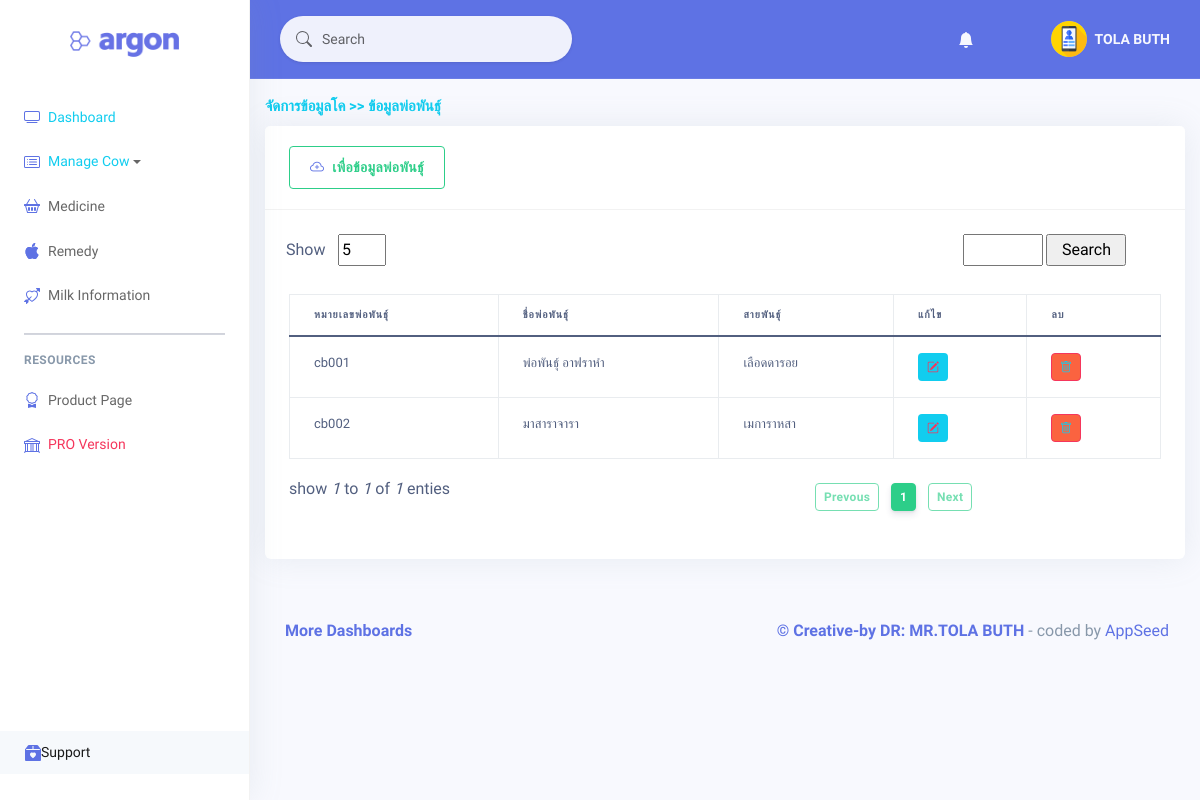
The page /cow_breeder (signed in) on the database its author committed.
### dairy/models.py (models this page shows, shortened)
class User(db.Model, UserMixin):
    id = db.Column(db.Integer(), primary_key=True)
    username = db.Column(db.String(50), nullable=False)
    email = db.Column(db.String(20), nullable=False)
    password = db.Column(db.String(11), nullable=False)
    user_type = db.Column(db.String(20), nullable=False)
    firstname = db.Column(db.String(30),nullable=False)
    lastname = db.Column(db.String(30), nullable=False)
    farmname = db.Column(db.String(20), nullable=False)
    address = db.Column(db.String(20),nullable=False)
    mobilenum = db.Column(db.String(20), nullable=False)
    user_img = db.Column(db.String(20), default="default.png")
    cows = db.relationship('Cow', backref="user", lazy='dynamic')
    breeds = db.relationship("Breeder", backref = "user", lazy = 'dynamic')
    hbreeds = db.relationship("HBreed", backref = "user", lazy = 'dynamic')
    reds = db.relationship("Remedy", backref="user", lazy= 'dynamic')
    milks = db.relationship("Milk", backref="user", lazy='dynamic')

class Breeder(db.Model):
    id = db.Column(db.Integer(), primary_key=True)
    cb_number = db.Column(db.String(20), nullable=False)
    cb_name = db.Column(db.String(100), nullable=False)
    cb_breed = db.Column(db.String(20), nullable=False)
    user_id = db.Column(db.Integer(), db.ForeignKey('user.id'))
    cows = db.relationship('Cow', backref="breeder", lazy='dynamic')
    hbreeds = db.relationship("HBreed", backref="breeder", lazy="dynamic")

### dairy/routes.py (the view)
@app.route("/cow_breeder",methods = ["POST", "GET"])
def cow_breeder():
    formsearch = searchForm()
    formshow = show()
    if formsearch.search.data:
        page = request.args.get('page', 1, type=int)
        user = User.query.get(current_user.id)
        breeds = Breeder.query.filter(Breeder.user_id == user.id)
        if formsearch.search.data != "":
             breed = breeds.filter(Breeder.cb_name.like('%' + formsearch.search.data + '%'))
        breed = breed.paginate(page = page, per_page = 5)
    else:
        if formshow.show.data != 5:
            page = request.args.get('page', 1, type=int)
            user = User.query.get(current_user.id)
            breeds = Breeder.query.filter(Breeder.user_id == user.id)
            if user:
                breed = breeds.paginate(page = page, per_page = formshow.show.data)
            else:
                None
        else:
            page = request.args.get('page', 1, type=int)
            user = User.query.get(current_user.id)
            breeds = Breeder.query.filter(Breeder.user_id == user.id)
            if user:
                breed = breeds.paginate(page = page, per_page = 5)
            else:
                None
    return render_template("manageCow/breeder/cow_breeder.html",title="Cow Breeder",
                           formsearch = formsearch,formshow = formshow,breeds = breed)

### dairy/cow/forms.py
class searchForm(FlaskForm):
    search = StringField("Search")
    submit = SubmitField("Search")

class show(FlaskForm):
    show = IntegerField("Show" ,validators=[DataRequired()],default="5")
    submit = SubmitField('Item')

### dairy/models.py (called while the page is built)
@login_manager.user_loader
def load_user(user_id):
    return User.query.get(int(user_id))

### dairy/templates/manageCow/breeder/cow_breeder.html (shortened to what this page needs)
{% extends 'layout.html' %}
{% block content %}
    <div class="container mt-3">
        <h4 class="text-info"><a href=""> จัดการข้อมูลโค </a> >>  ข้อมูลพ่อพันธุ์ </a>  </h4>
        <div class="card">
            <div class="card-header">
                <a href="{{url_for("add_breed")}}" class="btn btn-outline-success"><i class="bi bi-cloud-plus text-primary mr-2"></i>เพื่อข้อมูลพ่อพันธุ์</a>
            </div>
            <div class="card-body">
                <div class="row">
                    <div class="col-9 justify-content-start">
                     <div class="row justify-content-start">
                      <form action="" method="post">
                        {{formshow.show.label(style="width: 3rem; height: 2rem;")}}
                        {{formshow.show(style="width: 3rem; height: 2rem;")}}
                      </form>
                     </div>
                    </div>
                    <div class="col-3 ">
                      <div class="row justify-content-end">
                        <form action="" method ="post" class="justify-content-end">
                            {{formsearch.search(style="width: 5rem; height: 2rem;")}}
                            {{formsearch.submit(style="width: 5rem; height: 2rem;")}}
                        </form>
                      </div>
                    </div>
            </div>
            <table class="table table-bordered mt-3">
                <thead>
                  <tr>
                    <th>หมายเลขพ่อพันธุ์</th>
                    <th>ชื่อพ่อพันธุ์</th>
                    <th>สายพันธุ์</th>
                    <th>แก้ไข</th>
                    <th>ลบ</th>
                  </tr>
                </thead>
                <tbody>
                    {% if breeds.items %}
                    {% for breed in breeds.items %}
                    <tr>
                        <td>{{breed.cb_number}}</td>
                        <td>{{breed.cb_name}}</td>
                        <td>{{breed.cb_breed}}</td>
                        <td>
                            <a href="{{url_for("updateBreed", id = breed.id)}}" class="btn btn-outline btn-sm  bg-info"><i class="bi bi-pencil-square text-danger"></i></a>
                        </td>
                        <td>
                            <a href="{{url_for("deleteBreed", id = breed.id)}}" class="btn btn-outline-danger btn-sm  bg-warning"><i class="bi bi-trash text-info"></i></a>
                        </td>
                    </tr>
                    {% endfor %}
                    {% else %}
                        <tr>
                            <td colspan="8" class="text-danger text-center">No Data</td>
                        </tr>
                    {% endif %}
                </tbody>
            </table>
            <div class="row">
                <div class="col-lg-7  mt-3">
                  <p>show <i>{{breeds.page}}</i> to <i>{{breeds.pages}}</i> of <i>{{breeds.pages}}</i> enties
                </div>
                <div class="col-lg-5 justify-content-end">
                  <a href="{{url_for("cow_breeder", page=breeds.prev_num)}}" class="btn btn-outline-success mb-4 btn-sm mt-4
                  {% if breeds.page == 1 %}disabled{% endif %}
                  ">
                  Prevous
                </a>
               {% for page_num  in breeds.iter_pages(left_edge=1, right_edge=1, left_current=1, right_current=2) %}
               {% if page_num %}
                  {% if breeds.page == page_num %}
                     <a href="{{url_for("cow_breeder", page = page_num)}}" class="btn btn-success mt-4 mb-4 btn-sm">{{page_num}}</a>
                  {% else %}
                    <a href="{{url_for("cow_breeder", page = page_num)}}" class="btn btn-outline-success mt-4 mb-4 btn-sm">{{page_num}}</a>
                  {% endif %}
               {% else %}
               ...
               {% endif %}
               {% endfor %}
                <a href="{{url_for("cow_breeder", page=breeds.next_num)}}" class="btn btn-outline-success mb-4 btn-sm mt-4
                {% if breeds.page == breeds.pages %}disabled{% endif %} ">
                Next
              </a>
                </div>
               </div>
        </div>
    </div>
{% endblock %}

### dairy/templates/navigation.html (shortened to what this page needs)
<nav class="navbar navbar-top navbar-expand navbar-dark bg-primary border-bottom">
  <div class="container-fluid">
    <div class="collapse navbar-collapse" id="navbarSupportedContent">
      <form class="navbar-search navbar-search-light form-inline mr-sm-3" id="navbar-search-main">
        <div class="form-group mb-0">
          <div class="input-group input-group-alternative input-group-merge">
            <div class="input-group-prepend">
              <span class="input-group-text"></i></span>
            </div>
            <input class="form-control" placeholder="Search" type="text">
          </div>
        </div>
      </form>
      <ul class="navbar-nav align-items-center  ml-md-auto ">
        <li class="nav-item dropdown">
          <a class="nav-link" href="#" role="button" data-toggle="dropdown" aria-haspopup="true" aria-expanded="false">
            <svg xmlns="http://www.w3.org/2000/svg" width="16" height="16" fill="currentColor" class="bi bi-bell-fill" viewBox="0 0 16 16">
              <path d="M8 16a2 2 0 0 0 2-2H6a2 2 0 0 0 2 2zm.995-14.901a1 1 0 1 0-1.99 0A5.002 5.002 0 0 0 3 6c0 1.098-.5 6-2 7h14c-1.5-1-2-5.902-2-7 0-2.42-1.72-4.44-4.005-4.901z"/>
            </svg>
          </a>
        </li>
        <li class="nav-item dropdown">
          <a class="nav-link" href="#" role="button" data-toggle="dropdown" aria-haspopup="true" aria-expanded="false">
            <i class="ni ni-ungroup"></i>
          </a>
        </li>
      </ul>
      <ul class="navbar-nav align-items-center  ml-auto ml-md-0 ">
        <li class="nav-item dropdown">
          <a class="nav-link pr-0" href="#" role="button" data-toggle="dropdown" aria-haspopup="true" aria-expanded="false">
            <div class="media align-items-center">
              <span class="avatar avatar-sm rounded-circle">
                <img alt="Image placeholder" src="{{url_for("static",filename="img/"+current_user.user_img)}}">
              </span>
              <div class="media-body  ml-2  d-none d-lg-block">
                <span class="mb-0 text-sm  font-weight-bold">
                  {{ current_user.username }}
                </span>
              </div>
            </div>
          </a>
        </li>
      </ul>
    </div>
  </div>
</nav>

### dairy/static/css/nucleo.css (style rules this page uses)
.ni { display: inline-block; font: normal normal normal 14px/1 NucleoIcons; font-size: inherit; text-rendering: auto; -webkit-font-smoothing: antialiased; -moz-osx-font-smoothing: grayscale; }
.ni-ungroup::before { content: "\ea63"; }

### dairy/static/css/style.css (style rules this page uses)
* { font-family: 'Kanit', sans-serif; font-family: 'Noto Sans Thai Looped', sans-serif; font-family: 'Prompt', sans-serif; }

### rows shown on the page
User: user_img (placeholder picture), username "TOLA BUTH"
Breeder: cb_number "cb001", cb_name "พ่อพันธุ์ อาฟราหำ", cb_breed "เลือดดารอย"
Breeder: cb_number "cb002", cb_name "มาสาราจารา", cb_breed "เมการาหสา"

### other values the page prints
{{ breeds.page }} "1"
{{ breeds.pages }} "1"
{{ page_num }} "1"
